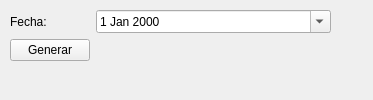
<?xml version="1.0" encoding="UTF-8"?>
<ui version="4.0">
 <class>Form</class>
 <widget class="QWidget" name="Form">
  <property name="geometry">
   <rect>
    <x>0</x>
    <y>0</y>
    <width>373</width>
    <height>100</height>
   </rect>
  </property>
  <property name="windowTitle">
   <string>Generar Lista de Productos</string>
  </property>
  <widget class="QWidget" name="formLayoutWidget">
   <property name="geometry">
    <rect>
     <x>10</x>
     <y>10</y>
     <width>321</width>
     <height>71</height>
    </rect>
   </property>
   <layout class="QFormLayout" name="formLayout">
    <item row="0" column="0">
     <widget class="QLabel" name="label">
      <property name="text">
       <string>Fecha:</string>
      </property>
     </widget>
    </item>
    <item row="0" column="1">
     <widget class="QDateEdit" name="dateEdit">
      <property name="calendarPopup">
       <bool>true</bool>
      </property>
     </widget>
    </item>
    <item row="1" column="0">
     <widget class="QPushButton" name="pushButton">
      <property name="text">
       <string>Generar</string>
      </property>
     </widget>
    </item>
   </layout>
  </widget>
 </widget>
 <resources/>
 <connections>
  <connection>
   <sender>pushButton</sender>
   <signal>clicked()</signal>
   <receiver>Form</receiver>
   <slot>generateListProducts()</slot>
   <hints>
    <hint type="sourcelabel">
     <x>50</x>
     <y>55</y>
    </hint>
    <hint type="destinationlabel">
     <x>186</x>
     <y>49</y>
    </hint>
   </hints>
  </connection>
 </connections>
 <slots>
  <slot>generateListProducts()</slot>
 </slots>
</ui>
